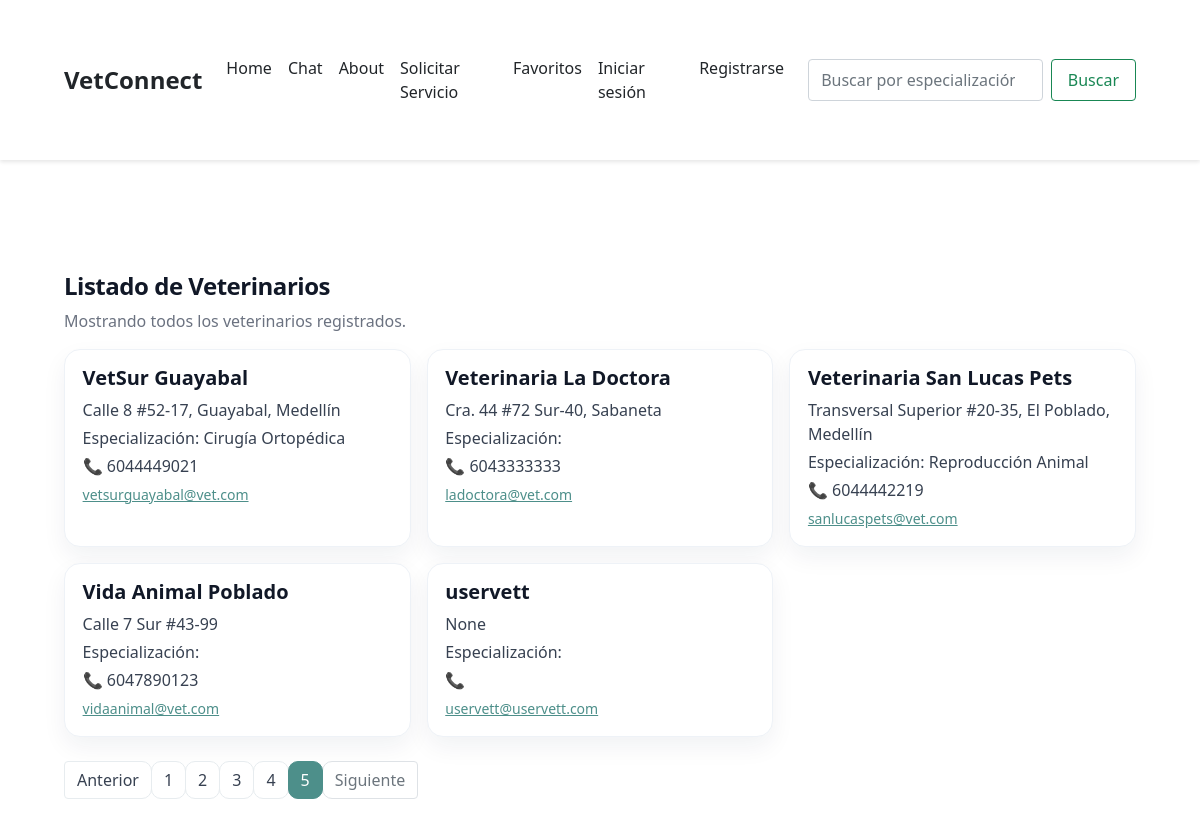
Screenshot of /veterinarios/?page=5 with the database file from the repository.
### vet/models.py (models this page shows, shortened)
class User(AbstractUser):
    cedula = models.CharField(max_length=20)
    direccion = models.CharField(max_length=255, blank=True, null=True)
    telefono = models.CharField(max_length=20)
    latitud = models.FloatField(blank=True, null=True)
    longitud = models.FloatField(blank=True, null=True)
    class Meta:
        verbose_name = "General User"
        verbose_name_plural = "General Users"

class UserVet(User):
    certificado = models.FileField(upload_to='certificados/', blank=True, null=True)
    especializacion = models.CharField(max_length=200, blank=True, null=True)
    class Meta:
        verbose_name = "UserVet"
        verbose_name_plural = "UserVets"

class User(AbstractUser):
    cedula = models.CharField(max_length=20)
    direccion = models.CharField(max_length=255, blank=True, null=True)
    telefono = models.CharField(max_length=20)
    latitud = models.FloatField(blank=True, null=True)
    longitud = models.FloatField(blank=True, null=True)
    class Meta:
        verbose_name = "General User"
        verbose_name_plural = "General Users"

### vet/views.py (the view)
# urls.py: path('veterinarios/', views.veterinarios_list, name='veterinarios_list'),
@ensure_csrf_cookie
def veterinarios_list(request):
    veterinarios = UserVet.objects.all().order_by('username')
    page = request.GET.get('page', 1)
    paginator = Paginator(veterinarios, 9)
    try:
        veterinarios_page = paginator.page(page)
    except PageNotAnInteger:
        veterinarios_page = paginator.page(1)
    except EmptyPage:
        veterinarios_page = paginator.page(paginator.num_pages)
    return render(request, 'veterinarios_list.html', {
        'veterinarios': veterinarios_page,
        'paginator': paginator,
    })

### vet/templates/veterinarios_list.html (shortened to what this page needs)
{% extends "base.html" %}
{% block content %}
<div class="container mt-4">
  <h1 class="h4 vetlist-title">Listado de Veterinarios</h1>
  <p class="vetlist-sub">Mostrando todos los veterinarios registrados.</p>
  {% if veterinarios.object_list %}
    <div class="row g-3">
      {% for vet in veterinarios.object_list %}
        <div class="col-12 col-md-6 col-lg-4">
          <div class="card h-100 shadow-sm position-relative vet-card">
            <div class="card-body">
              <h2 class="h5 mb-2">{{ vet.username }}</h2>
              <p class="mb-1">{{ vet.direccion }}</p>
              <p class="mb-1">Especialización: {{ vet.especializacion }}</p>
              <p class="mb-1">📞 {{ vet.telefono }}</p>
              <a class="small" href="mailto:{% autoescape off %}{{ vet.email }}{% endautoescape %}">{{ vet.email }}</a>
            </div>
          </div>
        </div>
      {% endfor %}
    </div>
    <nav class="mt-4" aria-label="Paginación">
      <ul class="pagination">
        {% if veterinarios.has_previous %}
          <li class="page-item"><a class="page-link" href="?page={{ veterinarios.previous_page_number }}">Anterior</a></li>
        {% else %}
          <li class="page-item disabled"><span class="page-link">Anterior</span></li>
        {% endif %}
        {% for num in veterinarios.paginator.page_range %}
          {% if num == veterinarios.number %}
            <li class="page-item active"><span class="page-link">{{ num }}</span></li>
          {% else %}
            <li class="page-item"><a class="page-link" href="?page={{ num }}">{{ num }}</a></li>
          {% endif %}
        {% endfor %}
        {% if veterinarios.has_next %}
          <li class="page-item"><a class="page-link" href="?page={{ veterinarios.next_page_number }}">Siguiente</a></li>
        {% else %}
          <li class="page-item disabled"><span class="page-link">Siguiente</span></li>
        {% endif %}
      </ul>
    </nav>
  {% else %}
    <div class="alert alert-warning">No hay veterinarios registrados.</div>
  {% endif %}
</div>
{% endblock %}

### VetConnect/templates/base.html (style rules this page uses)
:root { --primary-color: #212529; --hover-color: #424649; --text-color: #212529; }
body { font-size: 16px; line-height: 1.5; }
.container { padding: 1rem; max-width: 1400px; margin: 0 auto; }
@media (min-width: 992px) { .container { padding: 2rem; } }

### vet/templates/veterinarios_list.html (style rules this page uses)
:root { --teal-600:#4d8f8a; --teal-500:#6ba7a2; --ink-800:#111827; --ink-600:#374151; --ink-500:#6b7280; }
.vetlist-title { font-weight:800; letter-spacing:-.02em; color:var(--ink-800); }
.vetlist-sub { color:var(--ink-500); }
.vet-card { border:1px solid #eef2f7 !important; border-radius:16px !important; box-shadow:0 10px 24px rgba(20,30,60,.06) !important; transition: transform .15s ease, box-shadow .15s ease; }
.vet-card .card-body { padding:1rem 1.1rem; }
.vet-card h2 { font-weight:700; color:var(--ink-800); }
.vet-card p { color:var(--ink-600); margin-bottom:.35rem; }
.vet-card a { color:var(--teal-600); text-decoration: underline; }
.pagination .page-link { border-radius:10px; border:1px solid #e7ecef; color:var(--ink-600); }
.pagination .page-item.active .page-link { background:var(--teal-600); border-color:var(--teal-600); }

### rows the page displays
UserVet: username "VetSur Guayabal", direccion "Calle 8 #52-17, Guayabal, Medellín", especializacion "Cirugía Ortopédica", telefono "6044449021", email "vetsurguayabal@vet.com"
UserVet: username "Veterinaria La Doctora", direccion "Cra. 44 #72 Sur-40, Sabaneta", telefono "6043333333", email "ladoctora@vet.com"
UserVet: username "Veterinaria San Lucas Pets", direccion "Transversal Superior #20-35, El Poblado, Medellín", especializacion "Reproducción Animal", telefono "6044442219", email "sanlucaspets@vet.com"
UserVet: username "Vida Animal Poblado", direccion "Calle 7 Sur #43-99", telefono "6047890123", email "vidaanimal@vet.com"
UserVet: username "uservett", direccion "None", email "uservett@uservett.com"

### other values shown
{{ num }} "1" "2" "3" "4"
{{ num }} "5"
